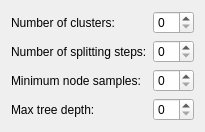
                     <widget class="QWidget" name="page_60">
                      <layout class="QGridLayout" name="gridLayout_44">
                       <item row="0" column="0">
                        <layout class="QFormLayout" name="formLayout_46">
                         <item row="0" column="0">
                          <widget class="QLabel" name="label_147">
                           <property name="text">
                            <string>Number of clusters:</string>
                           </property>
                          </widget>
                         </item>
                         <item row="0" column="1">
                          <widget class="QSpinBox" name="pipelineTool_clusterView_clusterTree_numClusters"/>
                         </item>
                         <item row="1" column="0">
                          <widget class="QLabel" name="label_150">
                           <property name="text">
                            <string>Number of splitting steps:</string>
                           </property>
                          </widget>
                         </item>
                         <item row="1" column="1">
                          <widget class="QSpinBox" name="pipelineTool_clusterView_clusterTree_numSpiltingSteps"/>
                         </item>
                         <item row="2" column="0">
                          <widget class="QLabel" name="label_149">
                           <property name="text">
                            <string>Minimum node samples:</string>
                           </property>
                          </widget>
                         </item>
                         <item row="2" column="1">
                          <widget class="QSpinBox" name="pipelineTool_clusterView_clusterTree_minSamplesPerNode"/>
                         </item>
                         <item row="3" column="0">
                          <widget class="QLabel" name="label_151">
                           <property name="text">
                            <string>Max tree depth:</string>
                           </property>
                          </widget>
                         </item>
                         <item row="3" column="1">
                          <widget class="QSpinBox" name="pipelineTool_clusterView_clusterTree_maxDepth"/>
                         </item>
                        </layout>
                       </item>
                      </layout>
                     </widget>
